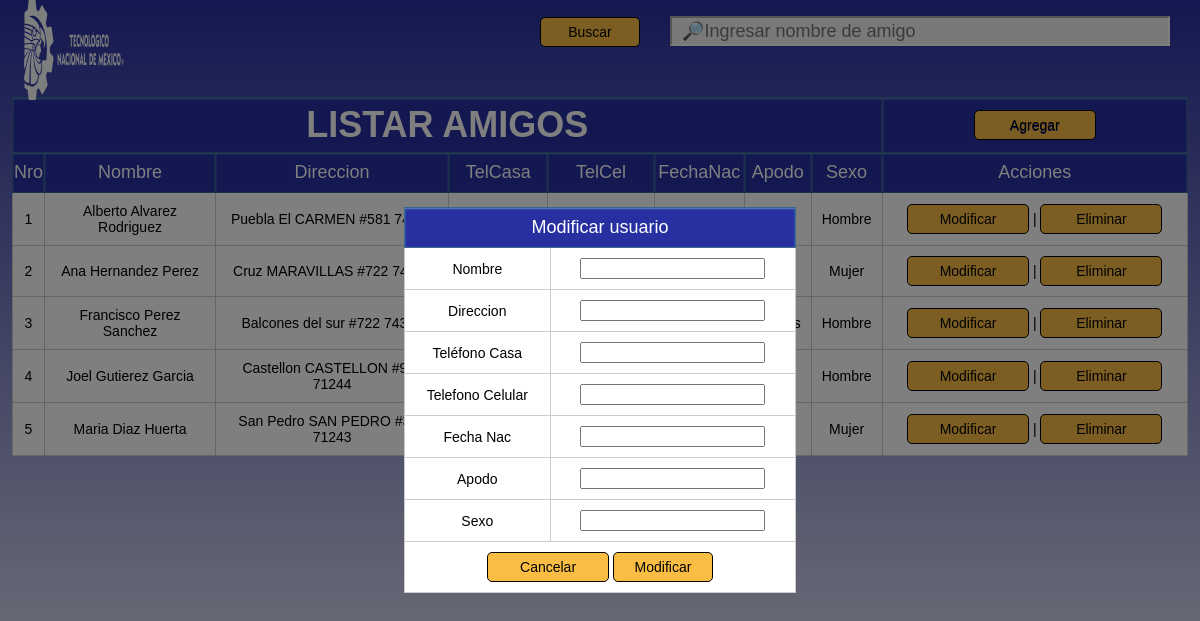
Page /editar.php on the committed database.
### tables this page shows
CREATE TABLE Amigo(
    nombre VARCHAR(80) PRIMARY KEY,
    direccion VARCHAR(120) NOT NULL,
    telCasa VARCHAR(30) NOT NULL,
    telCel VARCHAR(30) NOT NULL,
    fechaNac VARCHAR(30) NOT NULL,
    apodo VARCHAR(50) NOT NULL,
    sexo VARCHAR(10) NOT NULL
);

### index.php (the view, shortened to what this page needs)
<?php
include_once("conexion.php");
?>
<html>
<head>
		<link rel="stylesheet" href="style.css">
</head>
<body>
    <table>
	    <img src="LOGO_TECNM_BLANCO.svg">
			<div id="barrabuscar">
		<form method="POST">
		<input type="submit" value="Buscar" name="btnbuscar"><input type="text" name="txtbuscar" id="cajabuscar" placeholder="&#128270;Ingresar nombre de amigo">
		</form>
		</div>
			<tr><th colspan="8"><h1>LISTAR AMIGOS</h1><th><a style="font-weight: normal; font-size: 14px;" onclick="abrirform()">Agregar</a></th></tr>
			<tr>
		    <th>Nro</th>
			<th>Nombre</th>
            <th>Direccion</th>
            <th>TelCasa</th>
            <th>TelCel</th>
            <th>FechaNac</th>
            <th>Apodo</th>
            <th>Sexo</th>
            <th>Acciones</th>
			</tr>
        <?php
if(isset($_POST['btnbuscar']))
{
$buscar = $_POST['txtbuscar'];
$queryamigo = mysqli_query($conn, "SELECT nombre,direccion,telCasa,telCel,fechaNac,apodo,sexo FROM amigo where nombre like '".$buscar."%'");
}
else
{
$queryamigo = mysqli_query($conn, "SELECT * FROM amigo ORDER BY nombre asc");
}
		$numerofila = 0;
        while($mostrar = mysqli_fetch_array($queryamigo))
		{
            $numerofila++;
            echo "<tr>";
			echo "<td>".$numerofila."</td>";
            echo "<td>".$mostrar['nombre']."</td>";
            echo "<td>".$mostrar['direccion']."</td>";
            echo "<td>".$mostrar['telCasa']."</td>";
			echo "<td>".$mostrar['telCel']."</td>";
            echo "<td>".$mostrar['fechaNac']."</td>";
            echo "<td>".$mostrar['apodo']."</td>";
            echo "<td>".$mostrar['sexo']."</td>";
            echo "<td style='width:26%'><a href=\"editar.php?nombre=$mostrar[nombre]\">Modificar</a> | <a href=\"eliminar.php?nombre=$mostrar[nombre]\" onClick=\"return confirm('¿Estás seguro de eliminar a $mostrar[nombre]?')\">Eliminar</a></td>";
        }
        ?>
    </table>
</body>
</html>

### style.css (style rules this page uses)
body { background: linear-gradient(to bottom, #2830a1, white); font-family: sans-serif; margin:0; padding:0; height: 100%; width: 100%; display: flex; flex-direction: column; }
table { text-align:center; width: 98%; border-collapse: collapse; border: 1px solid black; margin:50px auto; background: white; }
th { background: #2830a1; height: 40px; font-weight: lighter; text-shadow: 0 1px 0 #2830a1; color: white; border: 1px solid #38678f; box-shadow: inset 0px 1px 2px #568ebd; transition: all 0.2s; font-size: 18px; }
tr { border-bottom: 1px solid #cccccc; width:100%; }
td { border: 1px solid #cccccc; padding: 10px; transition: all 0.2s; font-size: 14px; }
a,input[type="submit"],button { font-size: 14px; text-align:center; width: 100px; display: inline-block; background-color:#FABD44; padding: 6px 10px; border-radius:5px; text-decoration: none; color:black; border:1px solid black; cursor:pointer; }
h1 { font-family: sans-serif; margin:5px; }
img { width:100px; height:100px; float:left; position:absolute; margin-left:2%; }
#barrabuscar { color:white; text-align:right; }
#cajabuscar { width:500px; height:30px; font-size:18px; background-color:#f3f3f3; border-color:white; padding-left:10px; margin: 0px 30px; }

### rows in the picture
amigo: nombre "Alberto Alvarez Rodriguez", direccion "Puebla El CARMEN #581 74912", sexo "Hombre"
amigo: nombre "Ana Hernandez Perez", direccion "Cruz MARAVILLAS #722 74301", sexo "Mujer"
amigo: nombre "Francisco Perez Sanchez", direccion "Balcones del sur #722 74301", sexo "Hombre"
amigo: nombre "Joel Gutierez Garcia", direccion "Castellon CASTELLON #911 71244", sexo "Hombre"
amigo: nombre "Maria Diaz Huerta", direccion "San Pedro SAN PEDRO #342 71243", sexo "Mujer"
